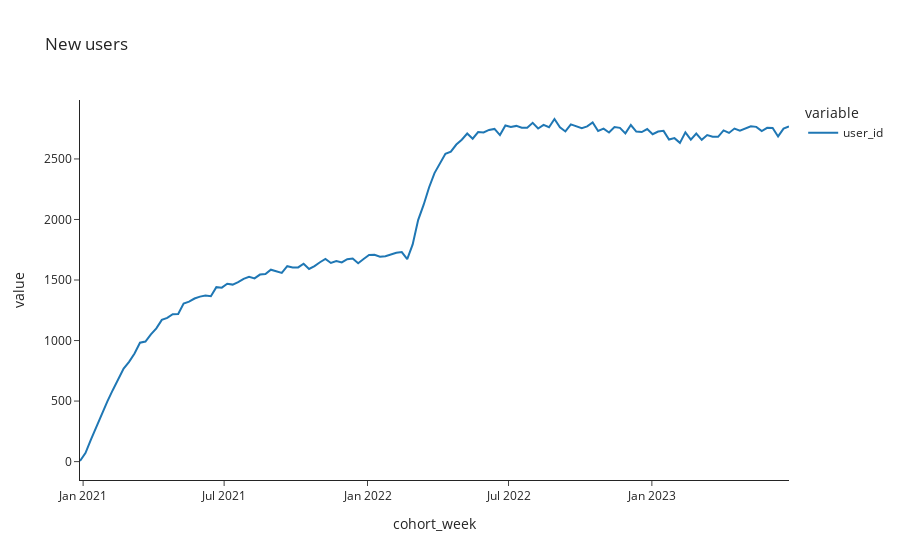

Notebook source saved alongside this figure:
### Code cell
px.line(
    df[df['week_num'] == 0].sort_values('cohort_week').set_index('cohort_week')[['user_id']],
    title = 'New users'
)

### Figure 1 — Plotly figure (JSON) as saved in the notebook; plotly's stock layout.template omitted (floating-point values rounded to 4 significant figures; data arrays with more than 128 entries replaced by an {"elided": "..."} marker saying what was removed)
{"data": [{"hovertemplate": "variable=user_id<br>cohort_week=%{x}<br>value=%{y}<extra></extra>", "legendgroup": "user_id", "line": {"color": "#1F77B4", "dash": "solid"}, "marker": {"symbol": "circle"}, "mode": "lines", "name": "user_id", "orientation": "v", "showlegend": true, "type": "scatter", "x": {"elided": "131 str values"}, "xaxis": "x", "y": {"elided": "131 int values"}, "yaxis": "y"}], "layout": {"legend": {"title": {"text": "variable"}, "tracegroupgap": 0}, "title": {"text": "New users"}, "xaxis": {"anchor": "y", "domain": [0, 1], "title": {"text": "cohort_week"}}, "yaxis": {"anchor": "x", "domain": [0, 1], "title": {"text": "value"}}}}
